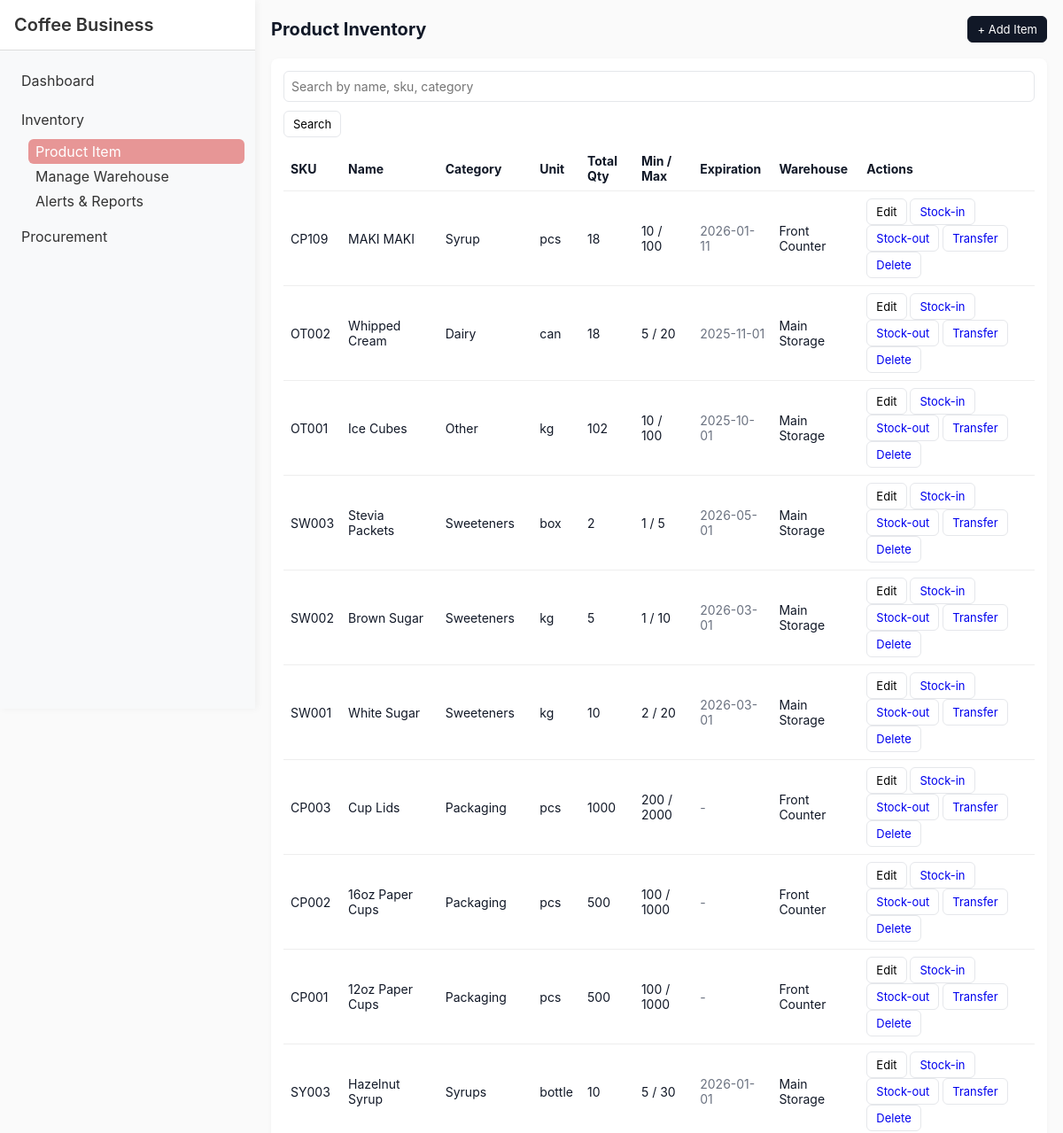
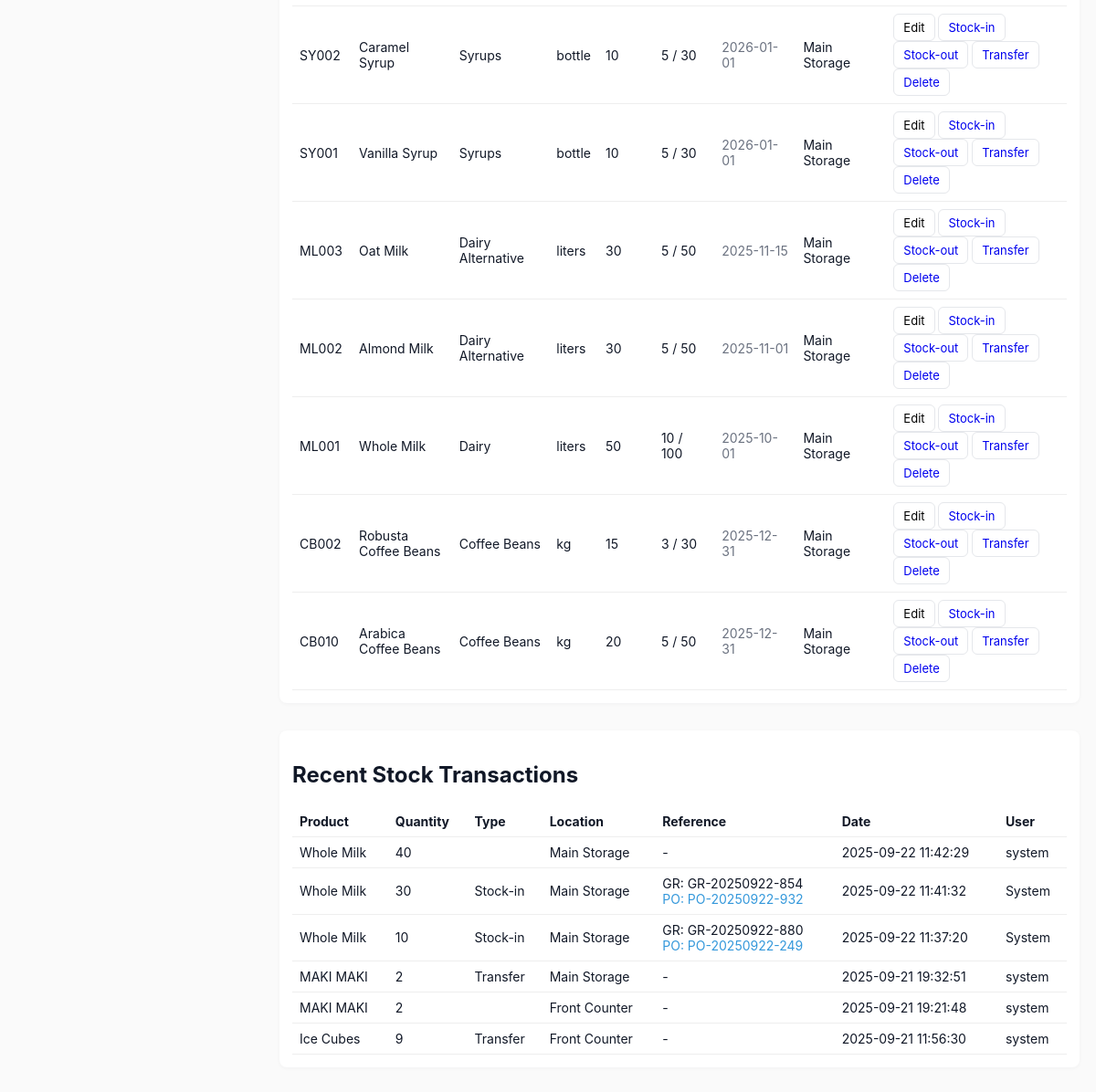
/Module1/index.php, run on the app's committed database (2 pictures, top to bottom).
### tables this page shows
CREATE TABLE `products` (
  `id` int(11) NOT NULL,
  `sku` varchar(50) NOT NULL,
  `name` varchar(255) NOT NULL,
  `description` text DEFAULT NULL,
  `category` varchar(100) DEFAULT NULL,
  `unit` varchar(30) DEFAULT 'pcs',
  `expiration_date` date DEFAULT NULL,
  `min_qty` int(11) DEFAULT 0,
  `max_qty` int(11) DEFAULT 0,
  `created_at` timestamp NOT NULL DEFAULT current_timestamp(),
  `updated_at` timestamp NULL DEFAULT NULL ON UPDATE current_timestamp(),
  `warehouse_id` int(11) DEFAULT NULL,
  `total_quantity` int(11) DEFAULT 0
);

CREATE TABLE `locations` (
  `id` int(11) NOT NULL,
  `code` varchar(50) NOT NULL,
  `name` varchar(255) NOT NULL,
  `description` text DEFAULT NULL,
  `created_at` timestamp NOT NULL DEFAULT current_timestamp()
);

CREATE TABLE `stock_transactions` (
  `id` int(11) NOT NULL,
  `product_id` int(11) NOT NULL,
  `location_from` int(11) DEFAULT NULL,
  `location_to` int(11) DEFAULT NULL,
  `qty` int(11) NOT NULL,
  `type` enum('stock-in','stock-out','transfer') NOT NULL,
  `reference` varchar(50) DEFAULT NULL,
  `note` text DEFAULT NULL,
  `trans_date` datetime DEFAULT current_timestamp(),
  `user_name` varchar(100) DEFAULT 'system',
  `expiration_date` date DEFAULT NULL,
  `reference_id` int(11) DEFAULT NULL,
  `reference_type` enum('po','gr','transfer','adjustment') DEFAULT NULL
);

CREATE TABLE `purchase_orders` (
  `id` int(11) NOT NULL,
  `po_number` varchar(50) NOT NULL,
  `requisition_id` int(11) DEFAULT NULL,
  `supplier_id` int(11) NOT NULL,
  `order_date` datetime NOT NULL,
  `status` enum('draft','sent','confirmed','delivered','cancelled') NOT NULL DEFAULT 'draft',
  `total_amount` decimal(10,2) DEFAULT NULL,
  `notes` text DEFAULT NULL,
  `created_at` timestamp NOT NULL DEFAULT current_timestamp()
);

### Module1/index.php (the view, shortened to what this page needs)
<?php
require '../db.php';
function getTransactionDetails($transaction) {
    global $pdo;
    $details = [];
    if (!empty($transaction['reference_id']) && !empty($transaction['reference_type'])) {
        if ($transaction['reference_type'] === 'gr') {
            $stmt = $pdo->prepare("
                SELECT gr.receipt_number, gr.po_id, po.po_number
                FROM goods_receipts gr
                LEFT JOIN purchase_orders po ON gr.po_id = po.id
                WHERE gr.id = ?
            ");
            $stmt->execute([$transaction['reference_id']]);
            $gr_data = $stmt->fetch(PDO::FETCH_ASSOC);
            if ($gr_data) {
                $details['goods_receipt'] = $gr_data['receipt_number'];
                if ($gr_data['po_number']) {
                    $details['purchase_order'] = [
                        'number' => $gr_data['po_number'],
                        'id' => $gr_data['po_id']
                    ];
                }
            }
        }
    }
    return $details;
}
$search = $_GET['q'] ?? '';
$params = [];
$sql = "SELECT p.*,
        l.name AS warehouse_name,
        COALESCE((SELECT SUM(pl.quantity) FROM product_locations pl WHERE pl.product_id = p.id),0) AS total_qty
        FROM products p
        LEFT JOIN locations l ON p.warehouse_id = l.id
        WHERE 1";
$sql .= " ORDER BY p.id DESC";
$stmt = $pdo->prepare($sql);
$stmt->execute($params);
$items = $stmt->fetchAll(PDO::FETCH_ASSOC);
$transactions = $pdo->query("
    SELECT st.*,
           p.name as product_name,
           l_from.name as location_from_name,
           l_to.name as location_to_name
    FROM stock_transactions st
    LEFT JOIN products p ON st.product_id = p.id
    LEFT JOIN locations l_from ON st.location_from = l_from.id
    LEFT JOIN locations l_to ON st.location_to = l_to.id
    ORDER BY st.trans_date DESC
    LIMIT 50
")->fetchAll(PDO::FETCH_ASSOC);
?>
<!doctype html>
<html>
<head>
  <link rel="stylesheet" href="styles.css">
</head>
<body>
<?php include '../shared/sidebar.php'; ?>
<div class="container" style="margin-left: 18rem;">
  <div class="header">
    <h1>Product Inventory</h1>
    <div>
      <button class="btn btn-primary" onclick="openAddModal()">+ Add Item</button>
    </div>
  </div>
  <div class="card">
    <form method="get" class="form-row">
      <input class="input" name="q" placeholder="Search by name, sku, category" value="<?php echo htmlspecialchars($search) ?>">
      <button class="btn" type="submit">Search</button>
    </form>
    <table class="table">
      <thead>
        <tr>
          <th>SKU</th><th>Name</th><th>Category</th><th>Unit</th>
          <th>Total Qty</th><th>Min / Max</th><th>Expiration</th><th>Warehouse</th><th>Actions</th>
        </tr>
      </thead>
      <tbody>
        <?php foreach($items as $it): ?>
          <tr>
            <td><?php echo htmlspecialchars($it['sku']) ?></td>
            <td><?php echo htmlspecialchars($it['name']) ?></td>
            <td><?php echo htmlspecialchars($it['category']) ?></td>
            <td><?php echo htmlspecialchars($it['unit']) ?></td>
            <td><?php echo (int)$it['total_qty'] ?></td>
            <td><?php echo (int)$it['min_qty'] ?> / <?php echo (int)$it['max_qty'] ?></td>
            <td class="small"><?php echo $it['expiration_date'] ?: '-' ?></td>
            <td>
              <?php
                echo htmlspecialchars($it['warehouse_name'] ?: '-');
              ?>
            </td>
            <td class="actions">
              <button class="btn" onclick='openEditModal(<?php echo json_encode($it) ?>);return false;'>Edit</button>
              <a class="btn" href="<?php echo BASE_URL; ?>Module1/stock_in.php?action=stock-in&id=<?php echo $it['id'] ?>">Stock-in</a>
              <a class="btn" href="<?php echo BASE_URL; ?>Module1/stock_out.php?action=stock-out&id=<?php echo $it['id'] ?>">Stock-out</a>
              <a class="btn" href="#" onclick='openTransferModal(<?php echo json_encode($it) ?>); return false;'>Transfer</a>
              <a class="btn" href="<?php echo BASE_URL; ?>Module1/delete_item.php?id=<?php echo $it['id'] ?>" onclick="return confirm('Delete item?')">Delete</a>
            </td>
          </tr>
        <?php endforeach; if(!count($items)): ?>
          <tr><td colspan="9" class="small">No items found.</td></tr>
        <?php endif; ?>
      </tbody>
    </table>
  </div>
  <div class="card transaction-section">
    <h2>Recent Stock Transactions</h2>
    <table class="table transaction-table">
      <thead>
        <tr>
          <th>Product</th>
          <th>Quantity</th>
          <th>Type</th>
          <th>Location</th>
          <th>Reference</th>
          <th>Date</th>
          <th>User</th>
        </tr>
      </thead>
      <tbody>
        <?php foreach($transactions as $trans): ?>
          <?php $details = getTransactionDetails($trans); ?>
          <tr>
            <td><?php echo htmlspecialchars($trans['product_name']) ?></td>
            <td><?php echo $trans['qty'] ?></td>
            <td><?php echo ucfirst($trans['type']) ?></td>
            <td>
              <?php
                if ($trans['location_to']) {
                    echo htmlspecialchars($trans['location_to_name']);
                } elseif ($trans['location_from']) {
                    echo htmlspecialchars($trans['location_from_name']);
                } else {
                    echo '-';
                }
              ?>
            </td>
            <td>
              <?php if (!empty($details)): ?>
                <?php if (isset($details['goods_receipt'])): ?>
                  GR: <?php echo htmlspecialchars($details['goods_receipt']) ?><br>
                <?php endif; ?>
                <?php if (isset($details['purchase_order'])): ?>
                  <a href="<?php echo BASE_URL; ?>Module3/purchase_orders.php?id=<?php echo $details['purchase_order']['id'] ?>" target="_blank" class="reference-link">
                    PO: <?php echo htmlspecialchars($details['purchase_order']['number']) ?>
                  </a>
                <?php endif; ?>
              <?php else: ?>
                <?php echo htmlspecialchars($trans['reference'] ?: '-') ?>
              <?php endif; ?>
            </td>
            <td><?php echo $trans['trans_date'] ?></td>
            <td><?php echo htmlspecialchars($trans['user_name']) ?></td>
          </tr>
        <?php endforeach; ?>
      </tbody>
    </table>
  </div>
</div>
</body>
</html>

### shared/sidebar.php (shortened to what this page needs)
<?php
if (!isset($current_page) || empty($current_page)) {
    $path = parse_url($_SERVER['REQUEST_URI'], PHP_URL_PATH);
    $current_page = basename($path);
}
$current_page = strtolower($current_page);
function is_active($names) {
    global $current_page;
    foreach ((array)$names as $n) {
        if ($current_page === strtolower(basename($n))) return true;
    }
    return false;
}
?>
<link rel="stylesheet" href="<?php echo BASE_URL; ?>shared/sidebar.css">
<link rel="stylesheet" href="https://cdnjs.cloudflare.com/ajax/libs/font-awesome/6.4.0/css/all.min.css">
<aside class="fixed top-0 left-0 w-60 h-screen bg-gray-100 text-gray-800 flex flex-col shadow-md z-50">
  <div class="p-4 text-xl font-semibold flex items-center gap-2 border-b border-gray-300">
    <span>Coffee Business</span>
  </div>
  <nav class="flex-1 px-3 py-4 space-y-2 overflow-y-auto">
    <a href="<?php echo BASE_URL; ?>dashboard.php"
       class="flex items-center gap-2 px-3 py-2 rounded-md transition <?php echo is_active('dashboard.php') ? 'bg-red-600 text-white' : 'hover:bg-gray-200'; ?>">
       Dashboard
    </a>
    <details class="group" <?php if (is_active(['index.php','locations.php','transactions.php','alerts.php'])) echo "open"; ?>>
      <summary class="flex items-center justify-between px-3 py-2 rounded-md hover:bg-gray-200">
        <span>Inventory</span>
      </summary>
      <div class="ml-5 mt-1 space-y-1">
        <a href="<?php echo BASE_URL; ?>Module1/index.php" class="block px-2 py-1 rounded <?php echo is_active('index.php') ? 'bg-red-600 text-white' : 'hover:bg-gray-200'; ?>">Product Item</a>
        <a href="<?php echo BASE_URL; ?>Module1/locations.php" class="block px-2 py-1 rounded <?php echo is_active('locations.php') ? 'bg-red-600 text-white' : 'hover:bg-gray-200'; ?>">
          Manage Warehouse
        </a>
        <a href="<?php echo BASE_URL; ?>Module1/Alerts.php" class="block px-2 py-1 rounded <?php echo is_active('alerts.php') ? 'bg-red-600 text-white' : 'hover:bg-gray-200'; ?>">
          Alerts & Reports
        </a>
      </div>
    </details>
    <details class="group" <?php if (is_active(['purchase_requisitions.php','purchase_orders.php','suppliers.php'])) echo "open"; ?>>
      <summary class="flex items-center justify-between px-3 py-2 rounded-md hover:bg-gray-200">
        <span>Procurement</span>
      </summary>
    </details>
  </nav>
</aside>

### Module1/styles.css (style rules this page uses)
:root { --bg: #fafafa; --card: #ffffff; --muted: #6b7280; --accent: #111827; }
* { box-sizing: border-box; font-family: Inter, Segoe UI, Arial, Helvetica, sans-serif; }
body { background: var(--bg); color: var(--accent); margin: 0; padding: 18px; }
.container { max-width: 1100px; margin: 0 auto; }
.header { display: flex; justify-content: space-between; align-items: center; margin-bottom: 18px; }
h1 { margin: 0; font-size: 20px; }
.card { background: var(--card); padding: 14px; border-radius: 8px; box-shadow: 0 1px 4px rgba(16, 24, 40, 0.04); margin-bottom: 12px; }
.table { width: 100%; border-collapse: collapse; }
.table th, .table td { padding: 8px; border-bottom: 1px solid #eee; text-align: left; font-size: 14px; }
.actions a, .btn { text-decoration: none; padding: 6px 10px; border-radius: 6px; border: 1px solid #e5e7eb; background: #fff; display: inline-block; font-size: 13px; }
.btn-primary { background: #111827; color: #fff; border-color: #111827; }
.form-row { display: flex; gap: 10px; flex-wrap: wrap; margin-bottom: 10px; }
.input, select, textarea { padding: 8px; border: 1px solid #e5e7eb; border-radius: 6px; width: 100%; font-size: 14px; }
.small { font-size: 13px; color: var(--muted); }

### shared/sidebar.css (style rules this page uses)
aside { position: fixed; top: 0; left: 0; width: 18rem; height: 100vh; background-color: #f8f9fa; color: #333; display: flex; flex-direction: column; box-shadow: 2px 0 8px rgba(0, 0, 0, 0.05); z-index: 50; }
aside > div { padding: 1rem; font-size: 1.25rem; font-weight: 600; display: flex; align-items: center; gap: 0.5rem; border-bottom: 1px solid #ddd; background-color: #ffffff; }
nav { flex: 1; padding: 1rem 0.75rem; overflow-y: auto; }
nav a { display: flex; align-items: center; gap: 0.5rem; padding: 0.5rem 0.75rem; border-radius: 0.375rem; transition: background-color 0.2s, color 0.2s; color: inherit; text-decoration: none; }
nav a.bg-red-600 { background-color: #e79696 !important; color: #ffffff !important; }
details { margin-top: 0.5rem; }
details summary { display: flex; justify-content: space-between; align-items: center; padding: 0.5rem 0.75rem; border-radius: 0.375rem; cursor: pointer; transition: background-color 0.2s; }
details[open] > div { margin-left: 1.25rem; margin-top: 0.25rem; }
details[open] > div a { display: block; padding: 0.25rem 0.5rem; border-radius: 0.375rem; transition: background-color 0.2s; }

### Module1/index.php (style rules this page uses)
.transaction-section { margin-top: 30px; }
.transaction-table { margin-top: 15px; }
.reference-link { color: #3498db; text-decoration: none; }

### data on the page
products: sku "CP109", name "MAKI MAKI", category "Syrup", unit "pcs", total_qty "18", min_qty "10", max_qty "100", expiration_date "2026-01-11", warehouse.name "Front Counter"
products: sku "OT002", name "Whipped Cream", category "Dairy", unit "can", total_qty "18", min_qty "5", max_qty "20", expiration_date "2025-11-01", warehouse.name "Main Storage"
products: sku "OT001", name "Ice Cubes", category "Other", unit "kg", total_qty "102", min_qty "10", max_qty "100", expiration_date "2025-10-01", warehouse.name "Main Storage"
products: sku "SW003", name "Stevia Packets", category "Sweeteners", unit "box", total_qty "2", min_qty "1", max_qty "5", expiration_date "2026-05-01", warehouse.name "Main Storage"
products: sku "SW002", name "Brown Sugar", category "Sweeteners", unit "kg", total_qty "5", min_qty "1", max_qty "10", expiration_date "2026-03-01", warehouse.name "Main Storage"
products: sku "SW001", name "White Sugar", category "Sweeteners", unit "kg", total_qty "10", min_qty "2", max_qty "20", expiration_date "2026-03-01", warehouse.name "Main Storage"
products: sku "CP003", name "Cup Lids", category "Packaging", unit "pcs", total_qty "1000", min_qty "200", max_qty "2000", expiration_date "-", warehouse.name "Front Counter"
products: sku "CP002", name "16oz Paper Cups", category "Packaging", unit "pcs", total_qty "500", min_qty "100", max_qty "1000", expiration_date "-", warehouse.name "Front Counter"
products: sku "CP001", name "12oz Paper Cups", category "Packaging", unit "pcs", total_qty "500", min_qty "100", max_qty "1000", expiration_date "-", warehouse.name "Front Counter"
products: sku "SY003", name "Hazelnut Syrup", category "Syrups", unit "bottle", total_qty "10", min_qty "5", max_qty "30", expiration_date "2026-01-01", warehouse.name "Main Storage"
products: sku "SY002", name "Caramel Syrup", category "Syrups", unit "bottle", total_qty "10", min_qty "5", max_qty "30", expiration_date "2026-01-01", warehouse.name "Main Storage"
products: sku "SY001", name "Vanilla Syrup", category "Syrups", unit "bottle", total_qty "10", min_qty "5", max_qty "30", expiration_date "2026-01-01", warehouse.name "Main Storage"
products: sku "ML003", name "Oat Milk", category "Dairy Alternative", unit "liters", total_qty "30", min_qty "5", max_qty "50", expiration_date "2025-11-15", warehouse.name "Main Storage"
products: sku "ML002", name "Almond Milk", category "Dairy Alternative", unit "liters", total_qty "30", min_qty "5", max_qty "50", expiration_date "2025-11-01", warehouse.name "Main Storage"
products: sku "ML001", name "Whole Milk", category "Dairy", unit "liters", total_qty "50", min_qty "10", max_qty "100", expiration_date "2025-10-01", warehouse.name "Main Storage"
products: sku "CB002", name "Robusta Coffee Beans", category "Coffee Beans", unit "kg", total_qty "15", min_qty "3", max_qty "30", expiration_date "2025-12-31", warehouse.name "Main Storage"
products: sku "CB010", name "Arabica Coffee Beans", category "Coffee Beans", unit "kg", total_qty "20", min_qty "5", max_qty "50", expiration_date "2025-12-31", warehouse.name "Main Storage"
stock_transactions: product.name "Whole Milk", qty "40", location_from.name "Main Storage", reference "-", trans_date "2025-09-22 11:42:29", user_name "system"
stock_transactions: product.name "Whole Milk", qty "30", type "Stock-in", location_to.name "Main Storage", goods_receipt "GR-20250922-854", purchase_orders.po_number "PO-20250922-932", trans_date "2025-09-22 11:41:32", user_name "System"
stock_transactions: product.name "Whole Milk", qty "10", type "Stock-in", location_to.name "Main Storage", goods_receipt "GR-20250922-880", purchase_orders.po_number "PO-20250922-249", trans_date "2025-09-22 11:37:20", user_name "System"
stock_transactions: product.name "MAKI MAKI", qty "2", type "Transfer", location_to.name "Main Storage", reference "-", trans_date "2025-09-21 19:32:51", user_name "system"
stock_transactions: product.name "MAKI MAKI", qty "2", location_from.name "Front Counter", reference "-", trans_date "2025-09-21 19:21:48", user_name "system"
stock_transactions: product.name "Ice Cubes", qty "9", type "Transfer", location_to.name "Front Counter", reference "-", trans_date "2025-09-21 11:56:30", user_name "system"
